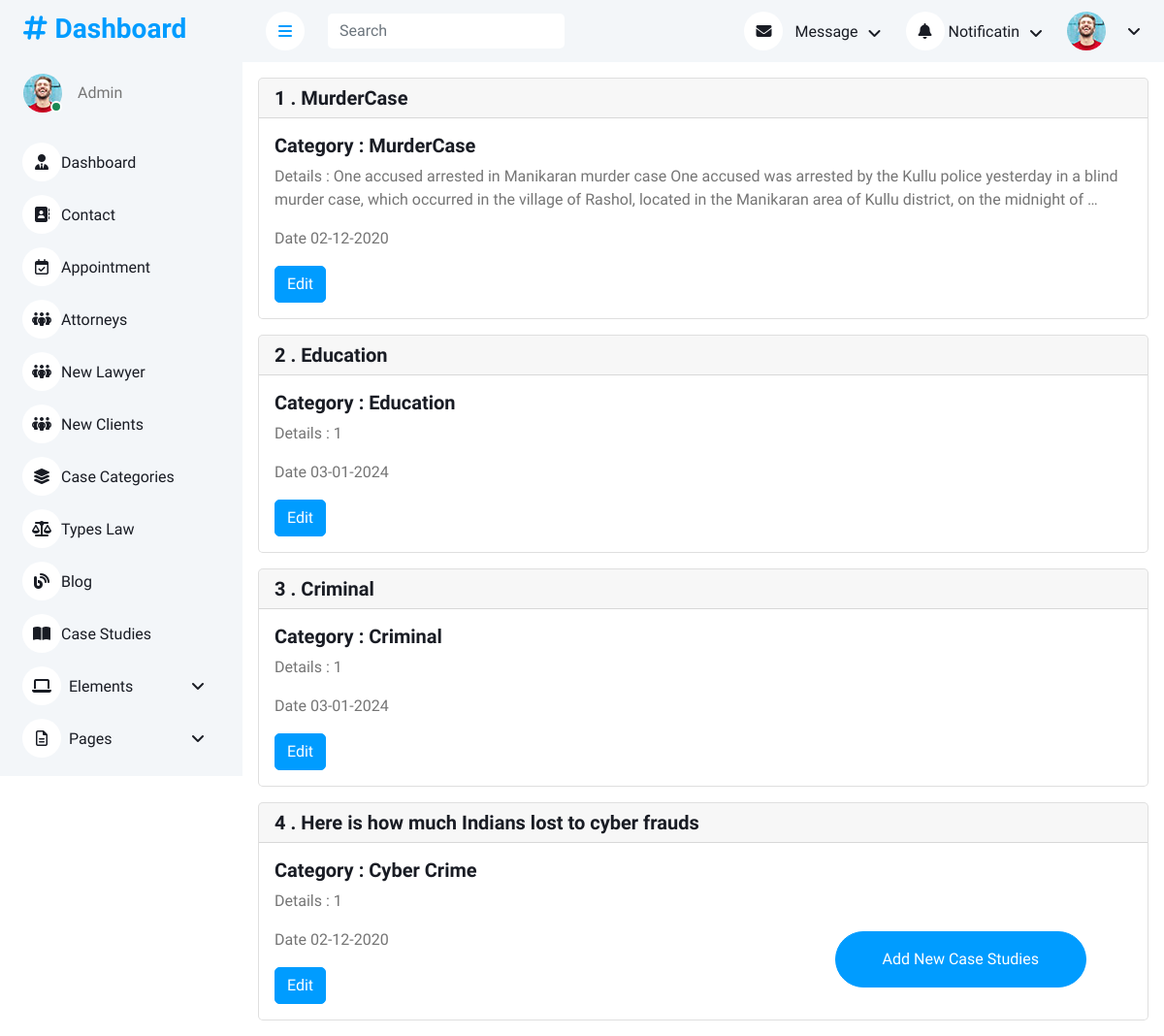
The app's page /adminapp/case_studies, older data.
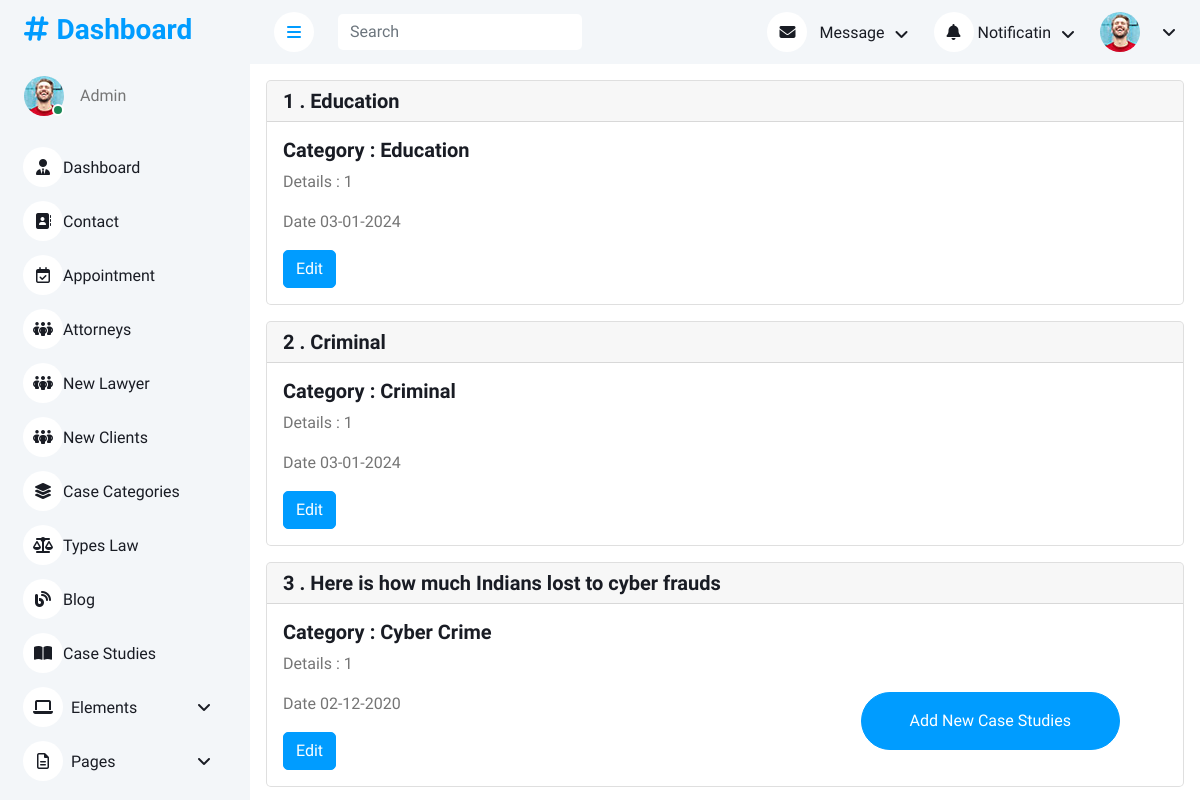
The same page, newer data.
### userapp/models.py (models this page shows, shortened)
class case_studies(models.Model):
    case_studies_tittle = models.CharField(max_length=100)
    case_studies_date = models.CharField(max_length=20)
    detail = models.TextField(max_length=2000)
    case_studies_image = models.ImageField(upload_to='image/')
    category = models.ForeignKey(case_categories,models.CASCADE)

class case_categories(models.Model):
    case_categories = models.CharField(max_length=50)
    def __str__(self):
        return self.case_categories

### adminapp/views.py (the view)
# urls.py: path('/case_studies', views.casestudies),
def casestudies(request):
    data = case_studies.objects.all()
    return render(request,'adminapp/casestudies.html',{"data":data})

### templates/adminapp/casestudies.html (shortened to what this page needs)
<!DOCTYPE html>
{% load static %}
<html lang="en">
  <head>
    <link
      href="https://cdnjs.cloudflare.com/ajax/libs/font-awesome/6.7.2/css/all.min.css"
      rel="stylesheet"
    />
    <link
      href="https://cdn.jsdelivr.net/npm/bootstrap-icons@1.4.1/font/bootstrap-icons.css"
      rel="stylesheet"
    />
    <link
      href="{% static 'adminapp/lib/owlcarousel/assets/owl.carousel.min.css' %}"
      rel="stylesheet"
    />
    <link
      href="{% static 'adminapp/lib/tempusdominus/css/tempusdominus-bootstrap-4.min.css' %}"
      rel="stylesheet"
    />
    <link
      href="{% static 'adminapp/css/bootstrap.min.css' %}"
      rel="stylesheet"
    />
    <link href="{% static 'adminapp/css/style.css' %}" rel="stylesheet" />
  </head>
  <body>
    <div class="container-xxl position-relative bg-white d-flex p-0">
      {% include 'adminapp/sidebar.html' %}
      <div class="content">
        {% include 'adminapp/navbar.html' %}
        {% for i in data %}
        <div class="card mt-4 m-lg-3">
            <h5 class="card-header">{{forloop.counter}} . {{i.case_studies_tittle}}</h5>
            <div class="card-body">
              <h5 class="card-title">Category : {{i.category}}</h5>
              <p class="card-text">
                Details : {{i.detail |truncatewords:40}}
              </p>
              <p>Date {{i.case_studies_date}}</p>
              <a href="case_studies/edit/{{i.id}}" class="btn btn-primary">Edit </a>
            </div>
          </div>
        {% endfor %}
      </div>
    </div>
    <a class="btn btn-primary rounded-pill py-3 px-5"
                style="position: fixed; bottom: 50px; right: 80px; z-index: 1030;"
                href="case_studies/add">Add New Case Studies</a>
  </body>
</html>

Row changes from the older to the newer data that the page shows:
removed case_studies: case_studies_tittle "MurderCase", category "MurderCase", detail "One accused arrested in Manikaran murder case One accused was arrested by the Kullu police yesterday in a blind murder case, which occurred in the village of Rashol, located in the Manikaran area of Kullu district, on the midnight of …", case_studies_date "02-12-2020"
